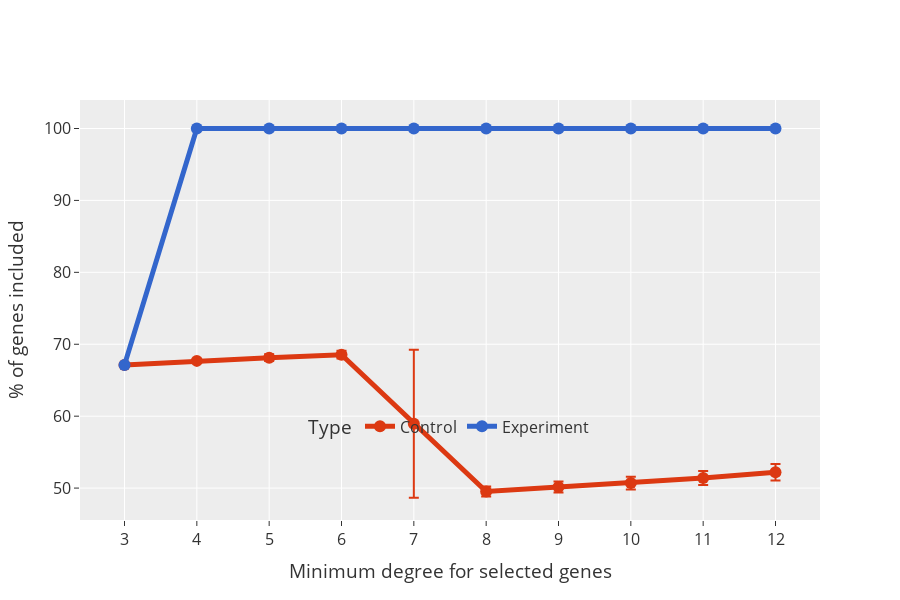

Notebook cell for this chart:
### Code cell
color_map = {"Experiment": px.colors.qualitative.G10[0], "Control": px.colors.qualitative.G10[1]}

fig = px.line(
    comb_chgs,
    x="TF",
    y="Prct_mean",
    error_y="Prct_std",
    color="Type",
    color_discrete_map=color_map,
    markers=True,
    title="% TF used in calculating the MEV",
    height=600,
)
fig.update_layout(
    legend=dict(
        orientation="h",
        # title="Type",
        yanchor="bottom",
        y=0.18,
        xanchor="center",
        x=0.5,
        bgcolor="rgba(0,0,0,0)",
        font=dict(size=16),
    ),
    title="",
    xaxis=dict(
        tickfont=dict(size=16),
        title_font=dict(
            size=16,
        ),
        title="Minimum degree for selected genes",
    ),
    yaxis=dict(
        tickfont=dict(size=16),
        title_font=dict(
            size=16,
        ),
        title="% of genes included",
        # range=[0, 25],
    ),
    font=dict(size=16),
)
# fig = fig.update_yaxes(title_text="% of genes included", range=[0, 105], tickfont=dict(size=14), title_font=dict(size=16))
fig.update_traces(line_width=5, marker_size=12, error_y=dict(width=5))
save_fig(name="ctrls_min_dig_mev", fig=fig, base_path=figures_path, width=1200, height=600)
fig.show()

### Figure 1 — Plotly figure (JSON) as saved in the notebook; plotly's stock layout.template omitted (floating-point values rounded to 4 significant figures)
{"data": [{"error_y": {"array": [0, 0.2936, 0.4771, 0.5485, 10.29, 0.7047, 0.7657, 0.8809, 0.976, 1.139], "width": 5}, "hovertemplate": "Type=Control<br>TF=%{x}<br>Prct_mean=%{y}<extra></extra>", "legendgroup": "Control", "line": {"color": "#DC3912", "dash": "solid", "width": 5}, "marker": {"size": 12, "symbol": "circle"}, "mode": "lines+markers", "name": "Control", "orientation": "v", "showlegend": true, "type": "scatter", "x": ["3", "4", "5", "6", "7", "8", "9", "10", "11", "12"], "xaxis": "x", "y": [67.13, 67.69, 68.13, 68.55, 58.94, 49.53, 50.14, 50.7, 51.39, 52.2], "yaxis": "y"}, {"error_y": {"array": [0, 0, 0, 0, 0, 0, 0, 0, 0, 0], "width": 5}, "hovertemplate": "Type=Experiment<br>TF=%{x}<br>Prct_mean=%{y}<extra></extra>", "legendgroup": "Experiment", "line": {"color": "#3366CC", "dash": "solid", "width": 5}, "marker": {"size": 12, "symbol": "circle"}, "mode": "lines+markers", "name": "Experiment", "orientation": "v", "showlegend": true, "type": "scatter", "x": ["3", "4", "5", "6", "7", "8", "9", "10", "11", "12"], "xaxis": "x", "y": [67.13, 100, 100, 100, 100, 100, 100, 100, 100, 100], "yaxis": "y"}], "layout": {"font": {"size": 16}, "height": 600, "legend": {"bgcolor": "rgba(0,0,0,0)", "font": {"size": 16}, "orientation": "h", "title": {"text": "Type"}, "tracegroupgap": 0, "x": 0.5, "xanchor": "center", "y": 0.18, "yanchor": "bottom"}, "title": {"text": ""}, "xaxis": {"anchor": "y", "domain": [0, 1], "tickfont": {"size": 16}, "title": {"text": "Minimum degree for selected genes"}}, "yaxis": {"anchor": "x", "domain": [0, 1], "tickfont": {"size": 16}, "title": {"text": "% of genes included"}}}}
